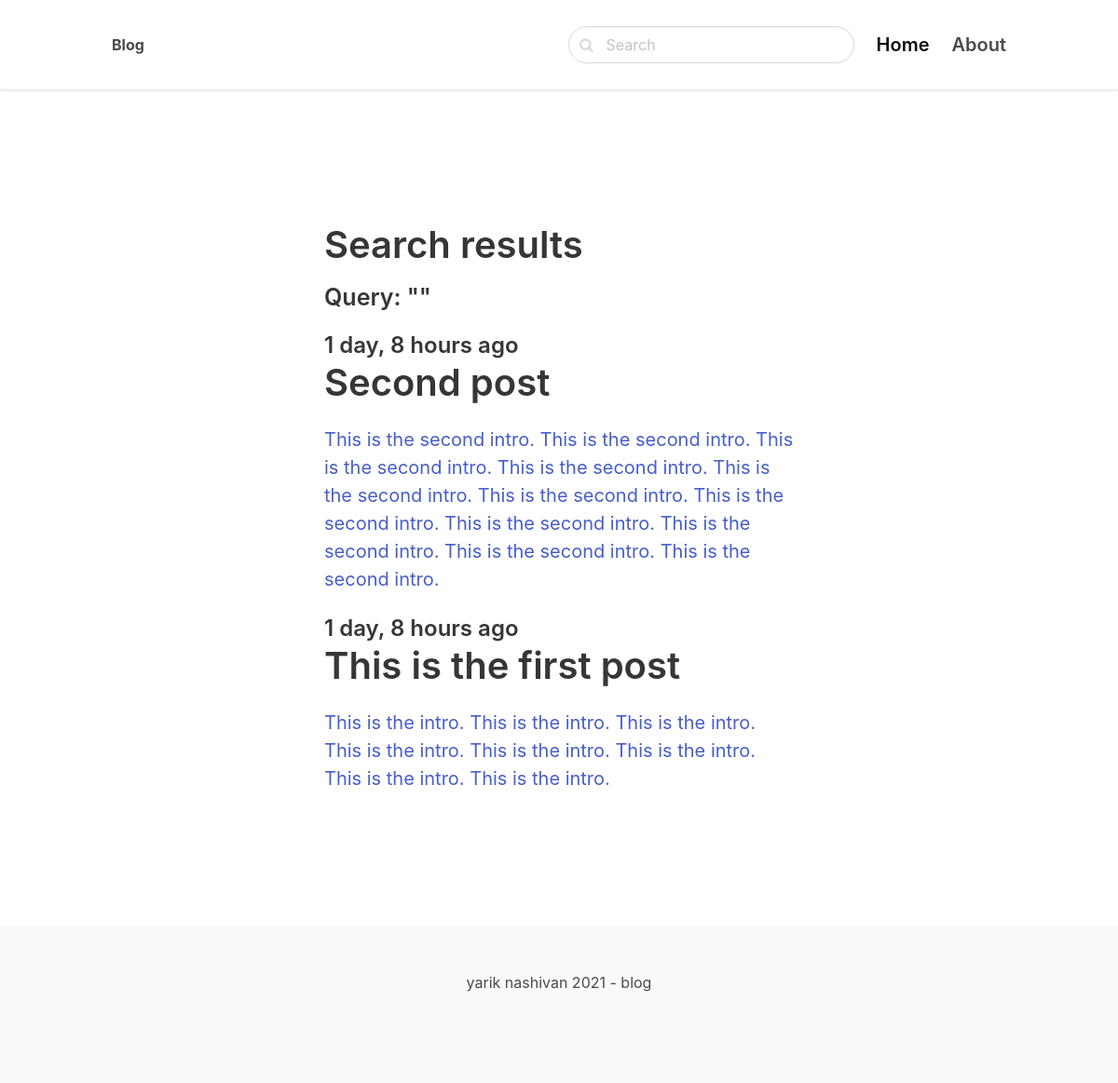
The page /search/ on the database as committed earlier.
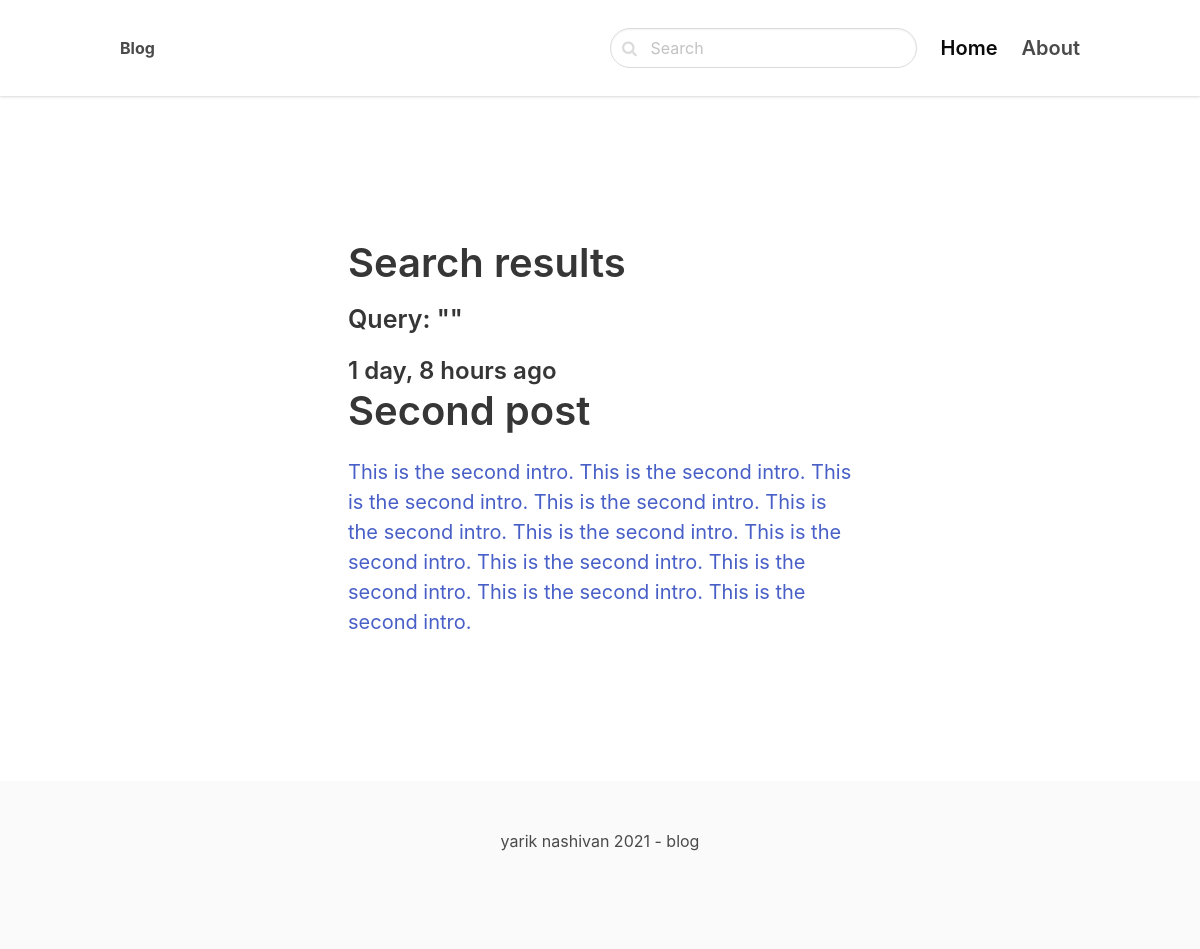
The same page on the database as committed later.
### blog/models.py (models this page shows, shortened)
class Post(models.Model):
    ACTIVE = 'active'
    DRAFT = 'draft'
    CHOICES_STATUS = (
        (ACTIVE, 'Active'),
        (DRAFT, 'Draft'),
    )
    category = models.ForeignKey(Category, related_name='posts', on_delete=models.CASCADE)
    title = models.CharField(max_length=255)
    slug = models.SlugField()
    intro = models.TextField()
    body = models.TextField()
    created_at = models.DateTimeField(auto_now_add=True)
    status = models.CharField(max_length=10, choices=CHOICES_STATUS, default=ACTIVE)
    image = models.ImageField(upload_to='uploads/', blank=True, null=True)
    class Meta:
        ordering = ('-created_at', )

### blog/views.py (the view)
# urls.py: path('search/', views.search, name='search'),
def search(request):
    query = request.GET.get('query', '')
    posts = Post.objects.filter(status=Post.ACTIVE).filter(Q(title__icontains=query) | Q(intro__icontains=query) | Q(body__icontains=query))
    return render(request, 'blog/search.html', {'posts': posts, 'query': query})

### blog/templates/blog/search.html (shortened to what this page needs)
{% extends 'core/base.html' %}
{% block content %}
    <section class="hero">
        <div class="hero-body">
            <div class="container">
                <section class="section">
                    <div class="columns">
                        <div class="column is-8 is-offset-2">
                            <div class="content is-medium">
                                <h1>Search results</h1>
                                <h4>Query: "{{ query }}"</h4>
                            </div>
                            {% for post in posts %}
                                <div class="content is-medium">
                                    <a href="{% url 'post_detail' post.category.slug post.slug %}">
                                        <h2 class="subtitle is-4">{{ post.created_at|timesince }} ago</h2>
                                        <h1 class="title">{{ post.title }}</h1>
                                        <p>{{ post.intro }}</p>
                                    </a>
                                  </div>
                                {% empty %}
                                <div class="content">
                                    <p>No result for the given query...</p>
                                </div>
                            {% endfor %}
                        </div>
                    </div>
                </section>
            </div>
        </div>
    </section>
{% endblock %}

Rows that differ between the two databases and show on the page:
no longer on this page (row edited): Post: created_at "1 day, 8 hours", title "This is the first post", intro "This is the intro. This is the intro. This is the intro. This is the intro. This is the intro. This is the intro. This is the intro. This is the intro."
